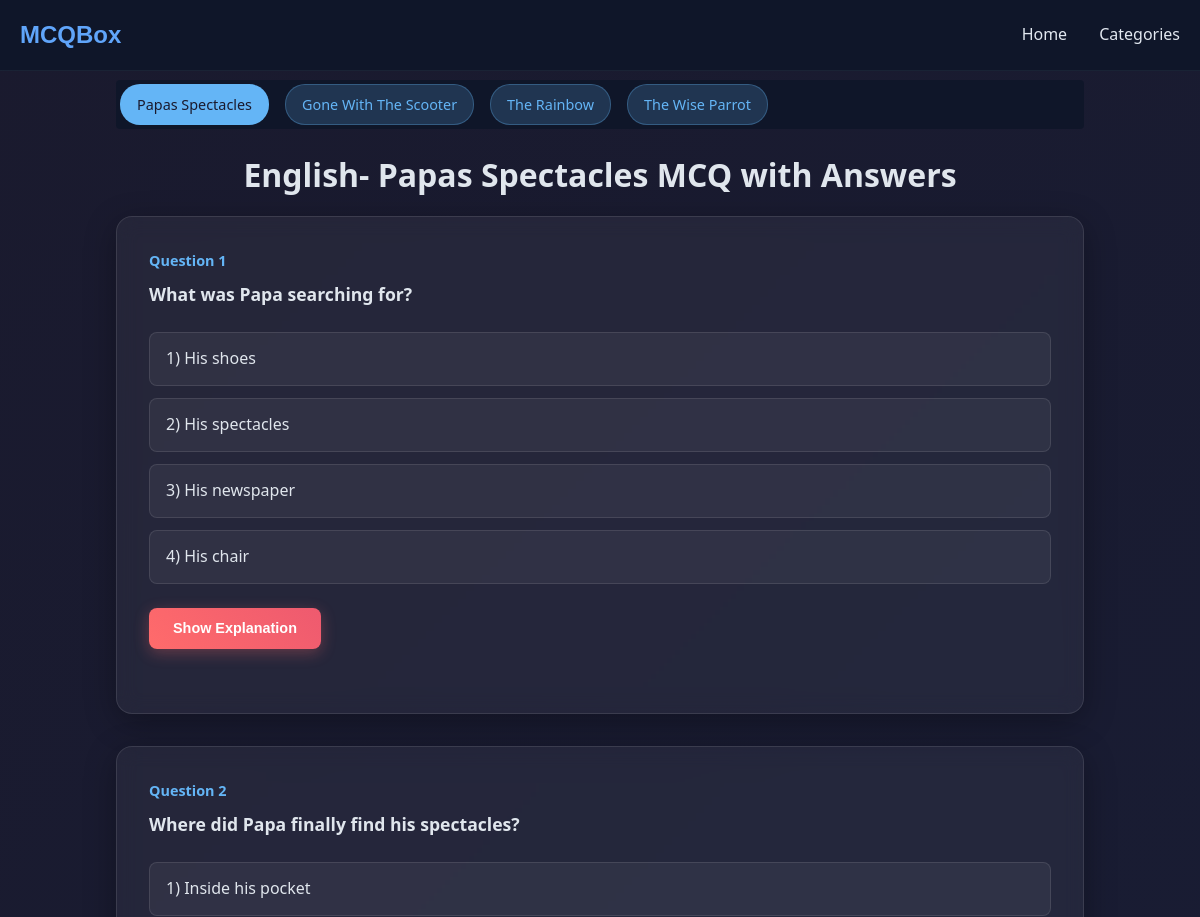
The page /category/class-5/english (upper part) on the database as committed earlier.
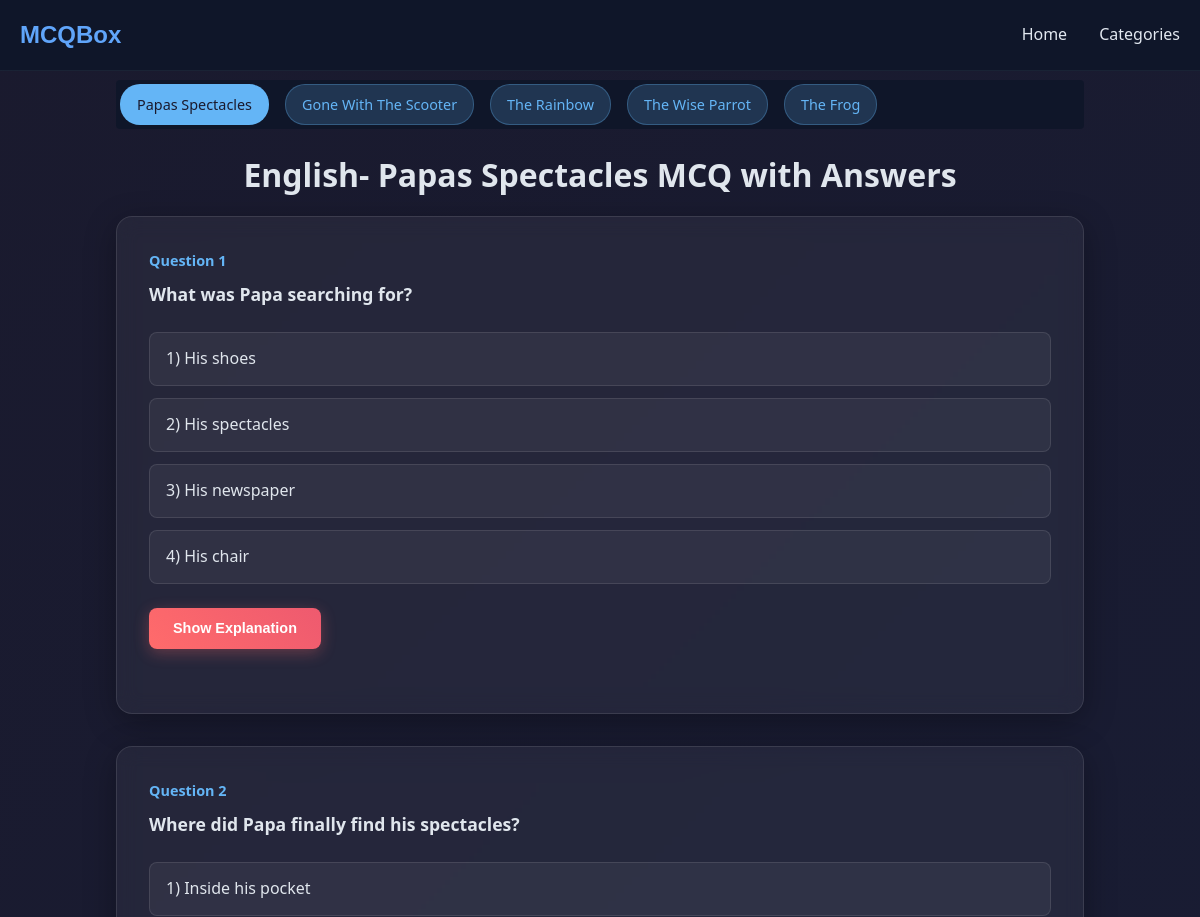
The same page on the database as committed later.
### mcqbox/model.py (models this page shows, shortened)
class Tag(db.Model):
    id = db.Column(db.Integer, primary_key=True)
    name = db.Column(db.String(50), nullable=False)
    category_id = db.Column(db.Integer, db.ForeignKey('category.id'), nullable=False)
    category = db.relationship('Category', backref=db.backref('tags', lazy=True))
    subcategory_id = db.Column(db.Integer, db.ForeignKey('subcategory.id'), nullable=True)
    subcategory = db.relationship('Subcategory', backref=db.backref('tags', lazy=True))
    created_at = db.Column(db.DateTime, server_default=db.func.now())

class Subcategory(db.Model):
    id = db.Column(db.Integer, primary_key=True)
    name = db.Column(db.String(50), nullable=False)
    category_id = db.Column(db.Integer, db.ForeignKey('category.id'), nullable=False)
    category = db.relationship('Category', backref=db.backref('subcategories', lazy=True))
    description = db.Column(db.String(200), nullable=True)
    created_at = db.Column(db.DateTime, server_default=db.func.now())
    updated_at = db.Column(db.DateTime, server_default=db.func.now(), onupdate=db.func.now())

class Question(db.Model):
    id = db.Column(db.Integer, primary_key=True)
    question_text = db.Column(db.String(500), nullable=False)
    subcategory_id = db.Column(db.Integer, db.ForeignKey('subcategory.id'), nullable=False)
    subcategory = db.relationship('Subcategory', backref=db.backref('questions', lazy=True))
    tag_id = db.Column(db.Integer, db.ForeignKey('tag.id'), nullable=True)
    tag = db.relationship('Tag', backref=db.backref('questions', lazy=True))
    explanation = db.Column(db.String(500), nullable=True)
    options = db.Column(db.JSON, nullable=False)
    category_id = db.Column(db.Integer, db.ForeignKey('category.id'), nullable=False)
    category = db.relationship('Category', backref=db.backref('questions', lazy=True))
    created_at = db.Column(db.DateTime, server_default=db.func.now())
    updated_at = db.Column(db.DateTime, server_default=db.func.now(), onupdate=db.func.now())

### mcqbox/frontend/route.py (the view)
@app.route("/category/<category>/<subcat>")
def mcq(category, subcat):
    category = category.replace('-', ' ')
    category_db = Category.query.filter_by(name=category).first()
    cate_id = category_db.id
    subcat = subcat.replace('-', ' ')
    subcategory_id = Subcategory.query.filter_by(name=subcat, category_id=cate_id).first()
    subcat_id = subcategory_id.id if subcategory_id else None
    tag = request.args.get("tag")
    if tag:
        tag = tag.replace('-', ' ')
        question = Question.query.join(Tag).filter(Tag.name == tag).all()
    else:
        tag = Tag.query.filter_by(subcategory_id=subcat_id).first()
        tag = tag.name if tag else None
        question = Question.query.join(Tag).filter(Tag.name == tag).all()
    tags = Tag.query.filter_by(subcategory_id=subcat_id).all()
    return render_template("mcq.html" , questions=question, category=category, subcat=subcat, id=id, tags=tags, tag = tag)

### mcqbox/frontend/templates/mcq.html (shortened to what this page needs)
{% from "micro/nav.html" import nav %}
{% extends "home.html" %}
{% block head %}
<link rel="stylesheet" href="{{ url_for('frontend.static', filename='css/mcq.css') }}">
<link rel="stylesheet" href="{{ url_for('frontend.static', filename='css/nav.css') }}">
{% endblock %}
{% block content %}
{{ nav() }}
<div class="container">
    <div class="chip-container">
        {% for tag in tags %}
        <a href="/category/{{category | replace(' ', '-')}}/{{subcat | replace(' ', '-')}}?tag={{tag.name | lower | replace(' ', '-')}}" style="text-decoration: none;">
        <div class="chip">{{tag.name |title}}</div>
        </a>
        {%endfor%}
    </div>
    <h1 style="text-align: center; margin: 1rem;">{{subcat | title}}- {{tag | title}} MCQ with Answers</h1>
    {% for question in questions%}
    <div class="mcq-card">
        <div class="question-number">Question {{ loop.index }}</div>
        <h2 class="question">{{question.question_text}}</h2>
        <div class="options">
            {%for opt in question.options%}
            <div class="option" onclick="selectOption(this, {{opt.is_correct |lower}})">{{ loop.index }}) {{opt.text}}</div>
            {% endfor %}
        </div>
        <div class="lol">
            <div>
                <button class="explanation-btn" onclick="toggleExplanation(this)">Show Explanation</button>
            </div>
        </div>
    </div>
    {% endfor %}
</div>
{% endblock %}

Rows that differ between the two databases and show on the page:
added Tag: name "The Frog"
